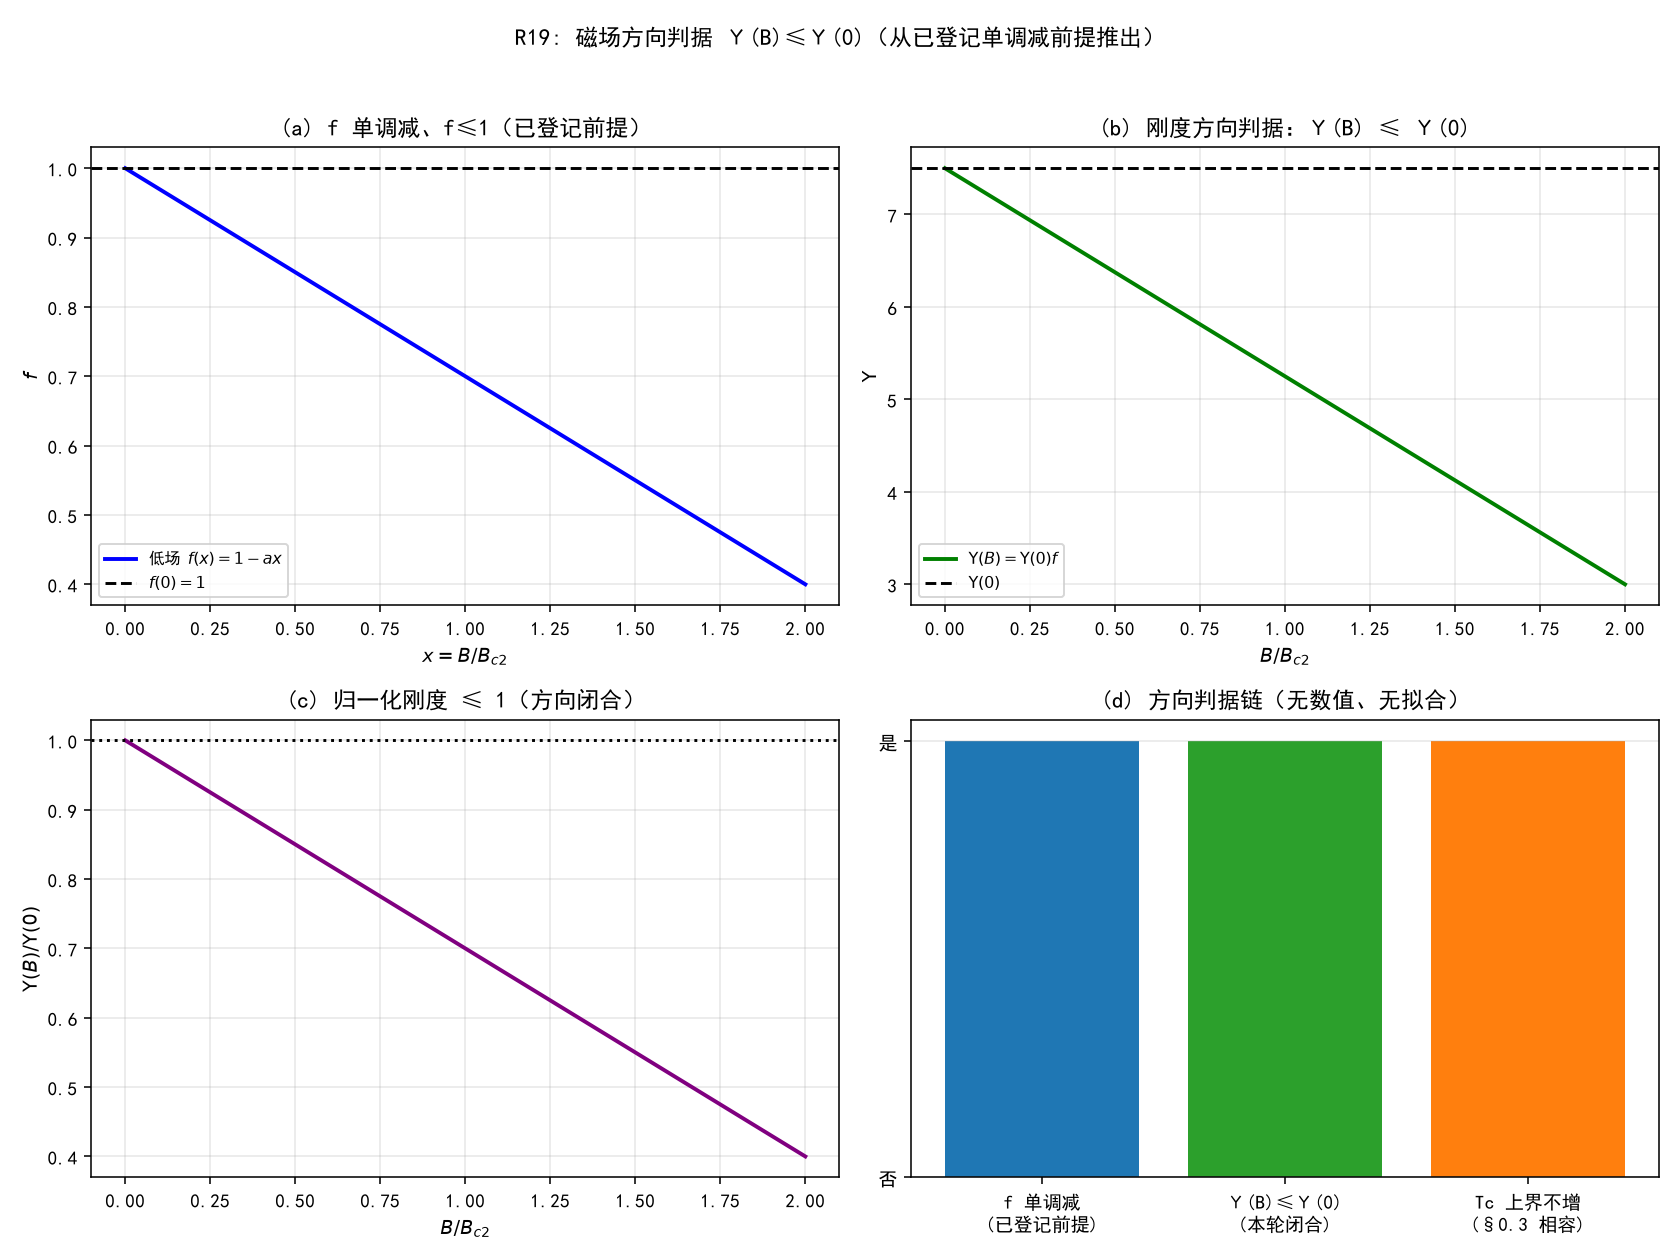

Recreate this plot in Python.
# -*- coding: utf-8 -*-
"""
R19: 磁场方向判据 Υ(B)≤Υ(0)——低场 f=1-ax 与刚度下降曲线。
只检验方向/归一化/单调，不拟合。仅用 numpy + matplotlib。
运行：python "10 探索/超导第一性研究/04_计算验证/目标_闭合磁场方向判据.py"
"""
import csv
import os

import numpy as np
import matplotlib
matplotlib.use("Agg")
import matplotlib.pyplot as plt

plt.rcParams["font.sans-serif"] = ["SimHei", "Microsoft YaHei"]
plt.rcParams["axes.unicode_minus"] = False

HERE = os.path.dirname(os.path.abspath(__file__))
A_COEF = 0.3  # a 外生，仅示意（方向检验不依赖具体值）


def assertions():
    out = {}
    x = np.linspace(0, 2, 200)
    f = 1 - A_COEF * x  # 低场一阶（示意）
    out["f_at_0"] = float(1 - A_COEF * 0)
    out["f_monotone_decreasing"] = bool(np.all(np.diff(f) <= 0))
    out["f_le_1_for_x_ge_0"] = bool(np.all(f[x >= 0] <= 1.0 + 1e-12))
    # 刚度方向：Upsilon(B)/Upsilon(0) = f ≤ 1
    U0 = 7.5
    U = U0 * f
    out["Upsilon_le_U0"] = bool(np.all(U[x >= 0] <= U0 + 1e-12))
    out["Upsilon_at_0"] = float(U0 * 1)
    # Tc 上界不增（Uemura 线性）：Tc ∝ Upsilon
    out["tc_upper_nonincreasing"] = bool(np.all(np.diff(U) <= 0))
    # 反例：非单调 f 可违（前提必要）
    f_bad = np.array([1.0, 1.2, 1.5])
    out["nonmonotone_can_violate"] = bool(np.any(f_bad > 1.0))
    return out


def plots(a):
    fig, axes = plt.subplots(2, 2, figsize=(12, 9))
    x = np.linspace(0, 2, 300)
    f = 1 - A_COEF * x
    U0 = 7.5
    U = U0 * f

    ax = axes[0, 0]
    ax.plot(x, f, "b-", lw=2, label=r"低场 $f(x)=1-ax$")
    ax.axhline(1, color="k", ls="--", lw=1.5, label=r"$f(0)=1$")
    ax.set_xlabel(r"$x=B/B_{c2}$")
    ax.set_ylabel(r"$f$")
    ax.set_title("(a) f 单调减、f≤1（已登记前提）")
    ax.legend(fontsize=8); ax.grid(alpha=0.3)

    ax = axes[0, 1]
    ax.plot(x, U, "g-", lw=2, label=r"$\Upsilon(B)=\Upsilon(0)f$")
    ax.axhline(U0, color="k", ls="--", lw=1.5, label=r"$\Upsilon(0)$")
    ax.set_xlabel(r"$B/B_{c2}$")
    ax.set_ylabel(r"$\Upsilon$")
    ax.set_title("(b) 刚度方向判据：Υ(B) ≤ Υ(0)")
    ax.legend(fontsize=8); ax.grid(alpha=0.3)

    ax = axes[1, 0]
    ax.plot(x, U / U0, "purple", lw=2)
    ax.axhline(1, color="k", ls=":", lw=1.5)
    ax.set_xlabel(r"$B/B_{c2}$")
    ax.set_ylabel(r"$\Upsilon(B)/\Upsilon(0)$")
    ax.set_title("(c) 归一化刚度 ≤ 1（方向闭合）")
    ax.grid(alpha=0.3)

    ax = axes[1, 1]
    labels = ["f 单调减\n(已登记前提)", "Υ(B)≤Υ(0)\n(本轮闭合)", "Tc 上界不增\n(§0.3 相容)"]
    vals = [1, 1, 1]
    ax.bar(labels, vals, color=["tab:blue", "tab:green", "tab:orange"])
    ax.set_yticks([0, 1]); ax.set_yticklabels(["否", "是"])
    ax.set_title("(d) 方向判据链（无数值、无拟合）")
    ax.grid(alpha=0.3, axis="y")

    fig.suptitle("R19: 磁场方向判据 Υ(B)≤Υ(0)（从已登记单调减前提推出）", fontsize=12)
    fig.tight_layout(rect=[0, 0, 1, 0.96])
    png = os.path.join(HERE, "目标_闭合磁场方向判据.png")
    fig.savefig(png, dpi=140); plt.close(fig)
    return png


if __name__ == "__main__":
    a = assertions()
    print("=== R19 数值断言 ===")
    for k, v in a.items():
        print(f"{k:32s} = {v}")
    p = plots(a)
    path = os.path.join(HERE, "目标_闭合磁场方向判据_断言.csv")
    with open(path, "w", newline="", encoding="utf-8-sig") as f:
        w = csv.writer(f); w.writerow(["assertion", "value"])
        for k, v in a.items():
            w.writerow([k, v])
    print(f"\n图像: {p}\n断言表: {path}")
